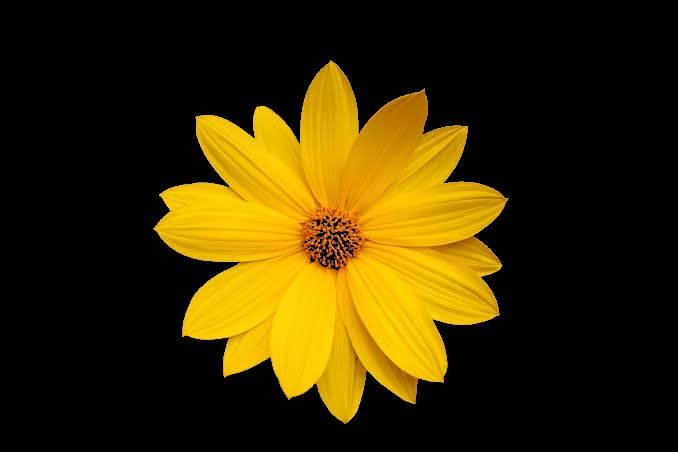
#> input picture Open-CV-Intermediate/masked_tulip.jpg, 678 x 452 px
$ python 'CD Generator.py'
#> lines starting #> are read from the running program, lines starting #| are printed output that depends on the picture
import cv2
import numpy as np
import random
import math

# Load the background image and object image
background = np.zeros((500,500,3),dtype=np.uint8)
object_image = cv2.imread('masked_tulip.jpg')
#> object_image is the input picture: shape (452, 678, 3); mean B, G, R 1.6, 44.4, 58.8
object_image=cv2.resize(object_image,(100,100))
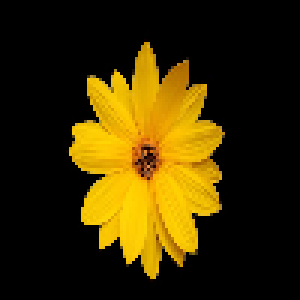
#> object_image: shape (100, 100, 3) (shown 3 times larger); mean B, G, R 1.6, 44.4, 58.8
#print(np.shape(object_image))

# Get object dimensions
object_height, object_width, _ = object_image.shape
#> object_height = 100; object_width = 100

# Initialize object properties
object_x = random.randint(0, background.shape[1] - object_width)
#> object_x = 197
object_y = random.randint(0, background.shape[0] - object_height)
#> object_y = 388
object_velocity = [10*math.cos(random.uniform(0, 2*math.pi)),10*math.sin(random.uniform(0, 2*math.pi))]  # Initial velocity
object_color = (random.randint(0, 255), random.randint(0, 255), random.randint(0, 255))
while True:
    # Create a copy of the background
    display = background.copy()

    # Update object position
    object_x += object_velocity[0]
#> object_x = 204.7
    object_y += object_velocity[1]
#> object_y = 390.5

    # Check for collisions with screen boundaries
    if object_x <= 0 or object_x >= background.shape[1] - object_width:
        object_velocity[0] = -object_velocity[0]
        object_color = (random.randint(0, 255), random.randint(0, 255), random.randint(0, 255))

    if object_y <= 0 or object_y >= background.shape[0] - object_height:
        object_velocity[1] = -object_velocity[1]
        object_color = (random.randint(0, 255), random.randint(0, 255), random.randint(0, 255))
    # Place the object on the display

    for y in range(object_height):
        for x in range(object_width):
            if (object_image[y, x, 0] != 0 or object_image[y, x, 1] != 0 or object_image[y, x, 2] != 0 ) and y + object_y<background.shape[0] and x + object_x<background.shape[1]:
                display[y + int(object_y), x + int(object_x)] = object_color
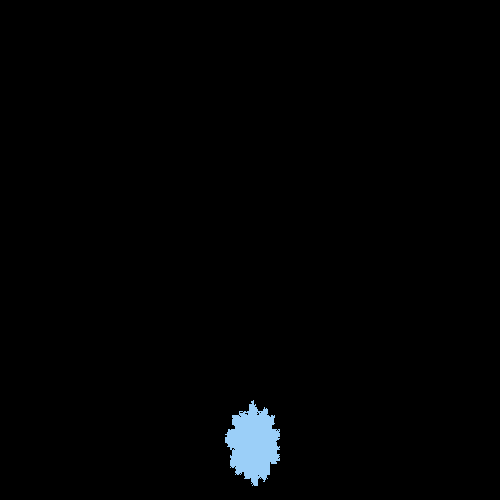
#> display: shape (500, 500, 3); mean of channels 0, 1, 2 3, 2.5, 1.9; drawn as B, G, R

    # Display the image
    cv2.imshow('DVD Screensaver', display)

    # Exit on 'q' key press
    if cv2.waitKey(30) & 0xFF == ord('q'):
#> (key q is pressed here)
        break

cv2.destroyAllWindows()
